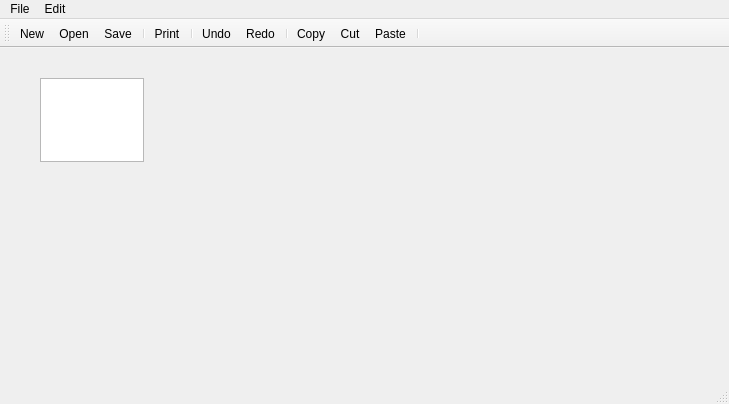
<?xml version="1.0" encoding="UTF-8"?>
<ui version="4.0">
 <class>cmdSeeder</class>
 <widget class="QMainWindow" name="cmdSeeder">
  <property name="geometry">
   <rect>
    <x>0</x>
    <y>0</y>
    <width>729</width>
    <height>404</height>
   </rect>
  </property>
  <property name="windowTitle">
   <string>cmdSeeder</string>
  </property>
  <widget class="QWidget" name="centralWidget">
   <widget class="QTextEdit" name="textEdit">
    <property name="geometry">
     <rect>
      <x>40</x>
      <y>30</y>
      <width>104</width>
      <height>84</height>
     </rect>
    </property>
   </widget>
  </widget>
  <widget class="QMenuBar" name="menuBar">
   <property name="geometry">
    <rect>
     <x>0</x>
     <y>0</y>
     <width>729</width>
     <height>21</height>
    </rect>
   </property>
   <widget class="QMenu" name="menuFile">
    <property name="title">
     <string>File</string>
    </property>
    <addaction name="actionNew"/>
    <addaction name="actionOpen"/>
    <addaction name="actionSave"/>
    <addaction name="actionSave_as"/>
    <addaction name="separator"/>
    <addaction name="actionPrint"/>
    <addaction name="actionTemplate"/>
   </widget>
   <widget class="QMenu" name="menuEdit">
    <property name="title">
     <string>Edit</string>
    </property>
    <addaction name="actionUndo"/>
    <addaction name="actionRedo"/>
    <addaction name="separator"/>
    <addaction name="actionCopy"/>
    <addaction name="actionCut"/>
    <addaction name="actionPaste"/>
   </widget>
   <addaction name="menuFile"/>
   <addaction name="menuEdit"/>
  </widget>
  <widget class="QToolBar" name="mainToolBar">
   <attribute name="toolBarArea">
    <enum>TopToolBarArea</enum>
   </attribute>
   <attribute name="toolBarBreak">
    <bool>false</bool>
   </attribute>
   <addaction name="actionNew"/>
   <addaction name="actionOpen"/>
   <addaction name="actionSave"/>
   <addaction name="separator"/>
   <addaction name="actionPrint"/>
   <addaction name="separator"/>
   <addaction name="actionUndo"/>
   <addaction name="actionRedo"/>
   <addaction name="separator"/>
   <addaction name="actionCopy"/>
   <addaction name="actionCut"/>
   <addaction name="actionPaste"/>
   <addaction name="separator"/>
  </widget>
  <widget class="QStatusBar" name="statusBar"/>
  <action name="actionNew">
   <property name="icon">
    <iconset resource="icons.qrc">
     <normaloff>:/images/icons/new.png</normaloff>:/images/icons/new.png</iconset>
   </property>
   <property name="text">
    <string>New</string>
   </property>
  </action>
  <action name="actionOpen">
   <property name="icon">
    <iconset resource="icons.qrc">
     <normaloff>:/images/icons/open.png</normaloff>:/images/icons/open.png</iconset>
   </property>
   <property name="text">
    <string>Open</string>
   </property>
  </action>
  <action name="actionSave">
   <property name="icon">
    <iconset resource="icons.qrc">
     <normaloff>:/images/icons/save.png</normaloff>:/images/icons/save.png</iconset>
   </property>
   <property name="text">
    <string>Save</string>
   </property>
  </action>
  <action name="actionSave_as">
   <property name="text">
    <string>Save as...</string>
   </property>
  </action>
  <action name="actionPrint">
   <property name="icon">
    <iconset resource="icons.qrc">
     <normaloff>:/images/icons/print.png</normaloff>:/images/icons/print.png</iconset>
   </property>
   <property name="text">
    <string>Print</string>
   </property>
  </action>
  <action name="actionUndo">
   <property name="icon">
    <iconset resource="icons.qrc">
     <normaloff>:/images/icons/undo.png</normaloff>:/images/icons/undo.png</iconset>
   </property>
   <property name="text">
    <string>Undo</string>
   </property>
  </action>
  <action name="actionRedo">
   <property name="icon">
    <iconset resource="icons.qrc">
     <normaloff>:/images/icons/redo.png</normaloff>:/images/icons/redo.png</iconset>
   </property>
   <property name="text">
    <string>Redo</string>
   </property>
  </action>
  <action name="actionCopy">
   <property name="icon">
    <iconset resource="icons.qrc">
     <normaloff>:/images/icons/copy.png</normaloff>:/images/icons/copy.png</iconset>
   </property>
   <property name="text">
    <string>Copy</string>
   </property>
  </action>
  <action name="actionCut">
   <property name="icon">
    <iconset resource="icons.qrc">
     <normaloff>:/images/icons/cut.png</normaloff>:/images/icons/cut.png</iconset>
   </property>
   <property name="text">
    <string>Cut</string>
   </property>
  </action>
  <action name="actionPaste">
   <property name="icon">
    <iconset resource="icons.qrc">
     <normaloff>:/images/icons/paste.png</normaloff>:/images/icons/paste.png</iconset>
   </property>
   <property name="text">
    <string>Paste</string>
   </property>
  </action>
  <action name="actionTemplate">
   <property name="text">
    <string>Template</string>
   </property>
  </action>
 </widget>
 <layoutdefault spacing="6" margin="11"/>
 <resources>
  <include location="icons.qrc"/>
 </resources>
 <connections/>
</ui>
